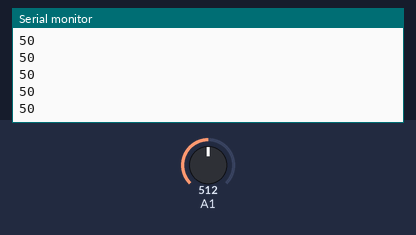
The sketch below on a simulated Arduino Uno, built with avr-gcc and run on an emulated ATmega328P. Shown: the last lines printed to the serial monitor. Inputs (shaded band) come from the test bench; at power-on: A1 = 512.

Above: at 1.2 s.
1.3 s: A1 set to 716
At 2.2 s:
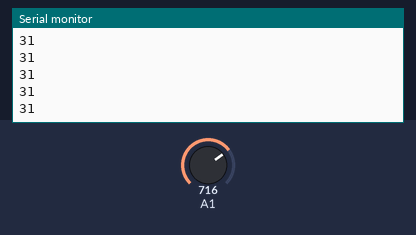
2.8 s: A1 set to 900
At 3.4 s:
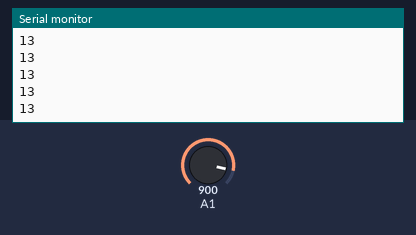
Timing chart, 0 to 5.8 s (numbered marks = the images above; inputs shaded):
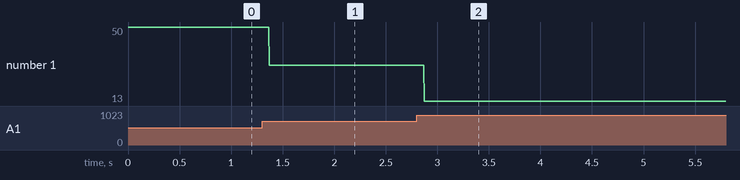

The sketch:

guanghmin.ino
```cpp
void setup() {
  // put your setup code here, to run once:
Serial.begin(9600);
}

void loop() {
  // put your main code here, to run repeatedly:
int  a= 100-map(analogRead(A1),0,1024,0,100);
Serial.println(a);
}
```

Measured:
- after the input at 1.3 s, the serial monitor: prints a new line after 0.07 s (image 1)
- after the input at 2.8 s, the serial monitor: prints a new line after 0.07 s (image 2)
- plotted number 1: 50 → 31 after the input at 1.3 s, 31 → 13 after the input at 2.8 s
